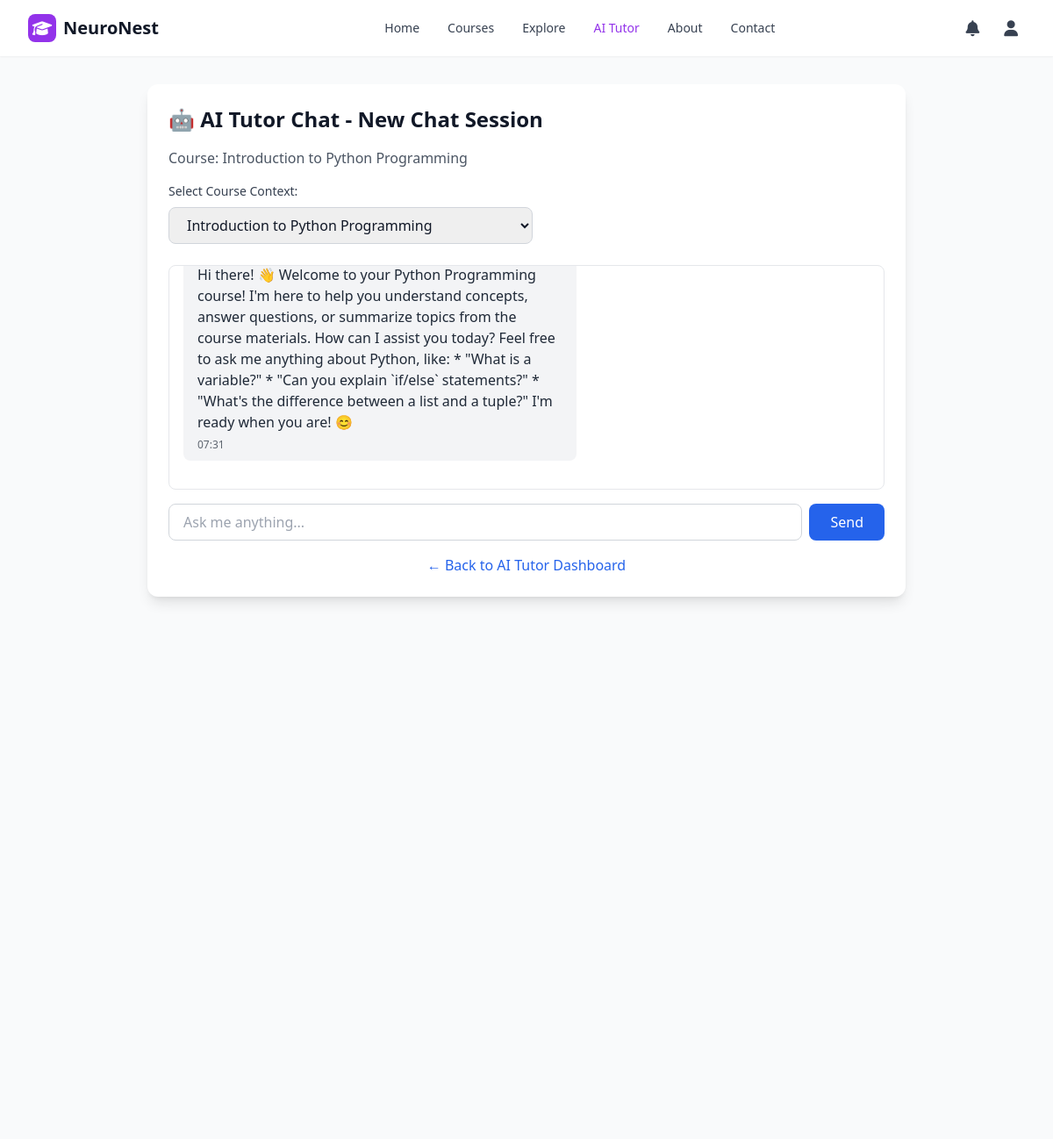
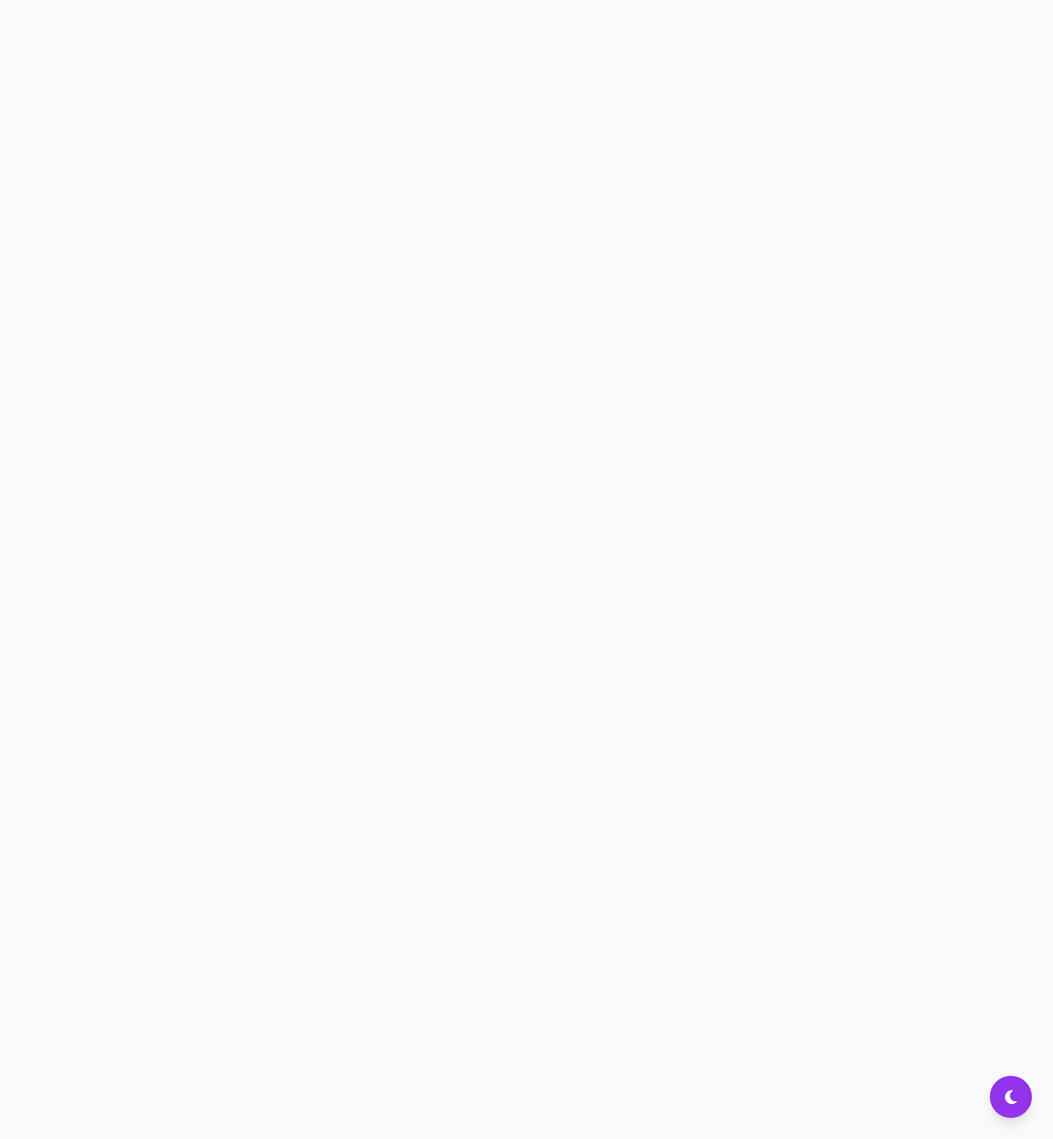
Page /tutor/chat/217/ (signed in) on the committed database (2 pictures, top to bottom).
### tutor/models.py (models this page shows, shortened)
class ChatSession(models.Model):
    student = models.ForeignKey(User, on_delete=models.CASCADE, limit_choices_to={'role': 'student'})
    course = models.ForeignKey(Course, on_delete=models.CASCADE, null=True, blank=True)
    title = models.CharField(max_length=200, default="New Chat")
    created_at = models.DateTimeField(auto_now_add=True)
    updated_at = models.DateTimeField(auto_now=True)
    is_active = models.BooleanField(default=True)
    class Meta:
        ordering = ['-updated_at']

class ChatMessage(models.Model):
    MESSAGE_TYPES = [
        ('user', 'User Message'),
        ('ai', 'AI Response'),
        ('system', 'System Message'),
    ]
    session = models.ForeignKey(ChatSession, on_delete=models.CASCADE, related_name='messages')
    message_type = models.CharField(max_length=10, choices=MESSAGE_TYPES)
    content = models.TextField()
    timestamp = models.DateTimeField(auto_now_add=True)
    context_used = models.TextField(blank=True, help_text="Course content used for AI response")
    ai_model = models.CharField(max_length=50, blank=True, help_text="AI model used (e.g., gpt-3.5-turbo)")
    tokens_used = models.IntegerField(null=True, blank=True, help_text="Tokens consumed for this response")
    class Meta:
        ordering = ['timestamp']
    def __str__(self):
        return f"{self.message_type}: {self.content[:50]}..."

### courses/models.py (models this page shows, shortened)
class Course(models.Model):
    CATEGORY_CHOICES = [
        ('programming', 'Programming'),
        ('design', 'Design'),
        ('business', 'Business'),
        ('data_science', 'Data Science'),
        ('marketing', 'Marketing'),
        ('photography', 'Photography'),
        ('music', 'Music'),
        ('language', 'Language'),
        ('health', 'Health & Fitness'),
        ('other', 'Other'),
    ]
    title = models.CharField(max_length=200)
    description = models.TextField(blank=True)
    instructor = models.ForeignKey(User, on_delete=models.CASCADE, limit_choices_to={'role': 'instructor'})
    category = models.CharField(max_length=50, choices=CATEGORY_CHOICES, default='other')
    created_at = models.DateTimeField(auto_now_add=True)

### tutor/views.py (the view)
# urls.py: path('chat/', views.chat_session, name='new_chat'),
@login_required
def chat_session(request, session_id=None):
    if request.user.role != 'student':
        messages.error(request, 'AI Tutor is available for students only.')
        return redirect('courses:course_list')
    storage = messages.get_messages(request)
    for message in storage:
        pass  # This consumes and clears the messages
    if session_id:
        session = get_object_or_404(ChatSession, id=session_id, student=request.user)
    else:
        session = ChatSession.objects.create(
            student=request.user,
            title="New Chat Session"
        )
        return redirect('tutor:chat_session', session_id=session.id)
    messages_list = session.messages.all()
    enrolled_courses = Course.objects.filter(
        enrollment__student=request.user
    ).distinct()
    context = {
        'session': session,
        'messages': messages_list,
        'enrolled_courses': enrolled_courses,
    }
    return render(request, 'tutor/chat_simple.html', context)

### tutor/templates/tutor/chat_simple.html (shortened to what this page needs)
{% extends 'base/base.html' %}
{% block content %}
<div class="max-w-4xl mx-auto px-4 py-8">
    <div class="bg-white dark:bg-gray-800 rounded-xl shadow-lg p-6">
        <h1 class="text-2xl font-bold text-gray-900 dark:text-white mb-4">
            🤖 AI Tutor Chat - {{ session.title }}
        </h1>
        {% if session.course %}
        <p class="text-gray-600 dark:text-gray-300 mb-4">
            Course: {{ session.course.title }}
        </p>
        {% endif %}
        <div class="mb-6">
            <label class="block text-sm font-medium text-gray-700 dark:text-gray-300 mb-2">
                Select Course Context:
            </label>
            <select id="courseContext"
                class="px-4 py-2 border border-gray-300 dark:border-gray-600 rounded-lg dark:bg-gray-700 dark:text-white">
                {% for course in enrolled_courses %}
                <option value="{{ course.id }}" {% if session.course and session.course.id == course.id %}selected{% endif %}>{{ course.title }}</option>
                {% endfor %}
            </select>
        </div>
        <div id="messagesContainer"
            class="border border-gray-200 dark:border-gray-600 rounded-lg p-4 h-64 overflow-y-auto mb-4">
            {% for message in messages %}
            <div class="mb-4 {% if message.message_type == 'user' %}text-right{% endif %}">
                <div
                    class="inline-block max-w-xs lg:max-w-md px-4 py-2 rounded-lg {% if message.message_type == 'user' %}bg-blue-600 text-white{% else %}bg-gray-100 dark:bg-gray-700 text-gray-800 dark:text-gray-200{% endif %}">
                    <p>{{ message.content }}</p>
                    <small class="text-xs opacity-70">{{ message.timestamp|date:"H:i" }}</small>
                </div>
            </div>
            {% endfor %}
        </div>
        <form id="messageForm" class="flex gap-2">
            <input type="text" id="messageInput" placeholder="Ask me anything..."
                class="flex-1 px-4 py-2 border border-gray-300 dark:border-gray-600 rounded-lg dark:bg-gray-700 dark:text-white">
            <button type="submit" class="bg-blue-600 text-white px-6 py-2 rounded-lg hover:bg-blue-700">
                Send
            </button>
        </form>
        <div class="mt-4 text-center">
            <a href="{% url 'tutor:dashboard' %}" class="text-blue-600 hover:text-blue-700">
                ← Back to AI Tutor Dashboard
            </a>
        </div>
    </div>
</div>
{% load static %}
{% endblock %}

### elearning/static/elearning/css/custom.css (style rules this page uses)
.transition-colors { transition: background-color 0.2s ease, color 0.2s ease; }
* { scrollbar-width: thin; scrollbar-color: #9ca3af #f3f4f6; }
html { scroll-behavior: smooth; }

### elearning/templates/base/base.html (style rules this page uses)
button { -webkit-tap-highlight-color: transparent; user-select: none; }
html { scroll-behavior: smooth; }

### rows in the picture
ChatSession: title "New Chat Session", course "Introduction to Python Programming", course.title "Introduction to Python Programming"
ChatMessage: content "Hi there! 👋 Welcome to your Python Programming course! I'm here to help you understand concepts, answer questions, or summarize topics from the course materials. How can I assist you today? Feel free to ask me anything about Python, like: * \"What is a variable?\" * \"Can you explain `if/else` statements?\" * \"What's the difference between a list and a tuple?\" I'm ready when you are! 😊", timestamp "07:31"
